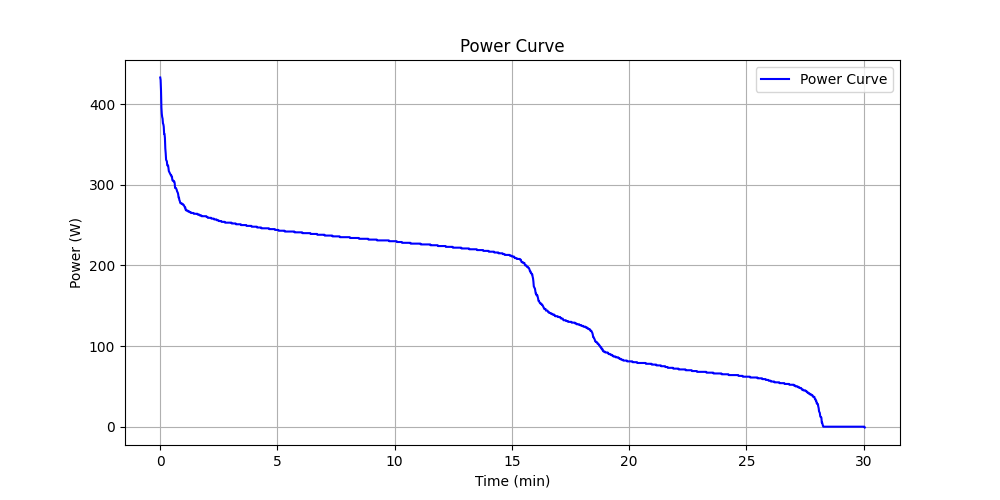

Recreate this plot in Python.
from load_data import load_data
from sort import bubble_sort
import numpy as np
import matplotlib.pyplot as plt

data = load_data('activity.csv')
power_W = data['PowerOriginal']
sorted_power_W = bubble_sort(power_W)
def time_array():
    time=np.arange(0, len(power_W), 1)
    return time/60
print(time_array())


def plot_power_curve(sorted_power_W, time_array):
    plt.figure(figsize=(10, 5))
    plt.plot(time_array(), sorted_power_W, label='Power Curve', color='blue')
    plt.title('Power Curve')
    plt.xlabel('Time (min)')
    plt.ylabel('Power (W)')
    plt.grid()
    plt.legend()
    plt.show()
    plt.savefig('power_curve.png')

plot_power_curve(sorted_power_W[::-1], time_array)
